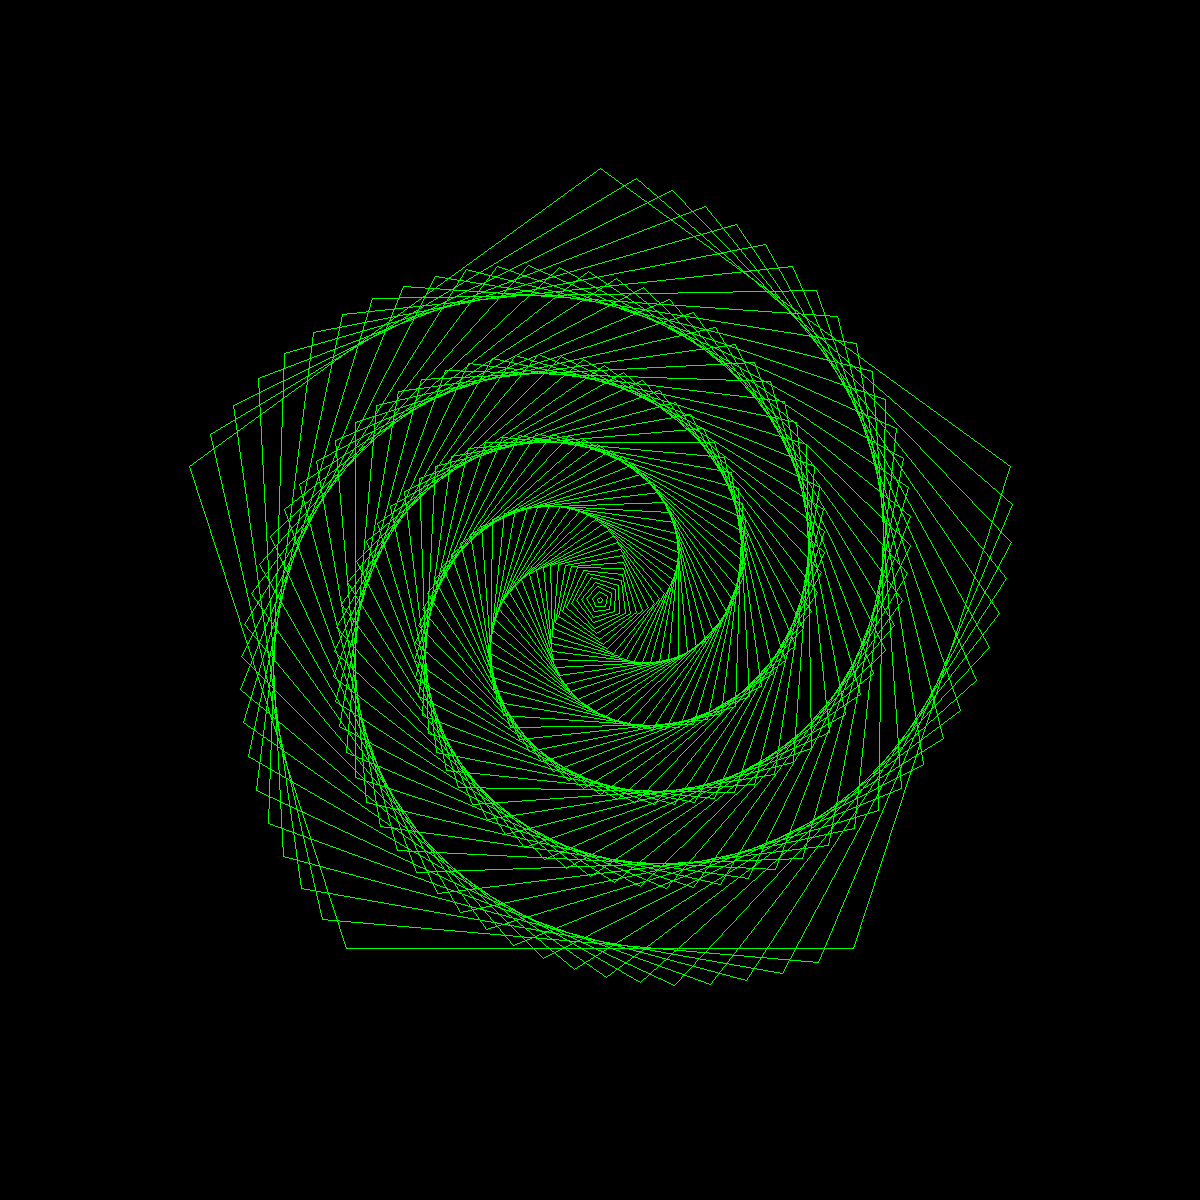

The Python source for this figure:
from PIL import Image, ImageDraw

# Setup
img_width = 1200
img_height = 1200
img = Image.new("RGB", (img_width, img_height))
draw = ImageDraw.Draw(img)

# Draw
radius = 3
for i in range(73):
    draw.regular_polygon((img_width/2, img_height/2, radius+(i*5)), 5, outline='lime', rotation=i*5)
    #radius = radius * 1.05
    radius = radius * 1.045

# Saves the picture
img_path = __file__.replace('.py', '.png')
img.save(img_path)
print(f'Saved {img_path}')
img.show()
